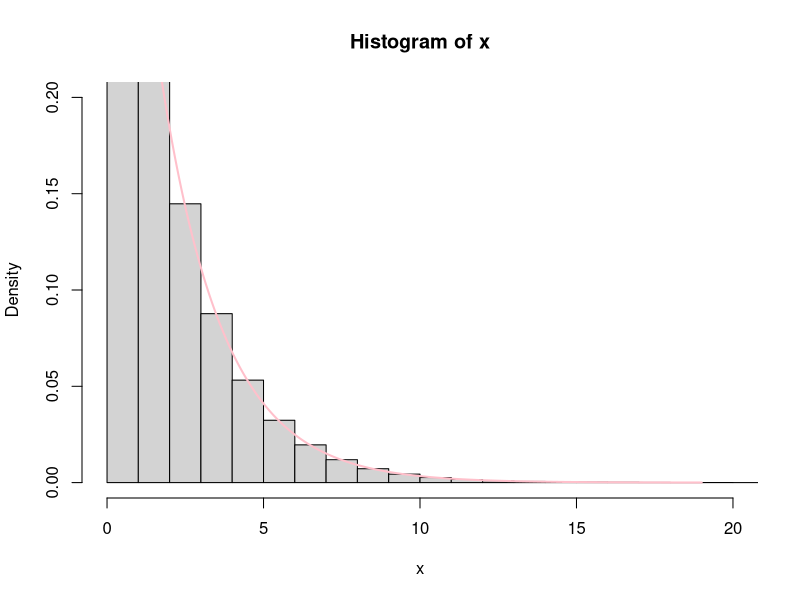
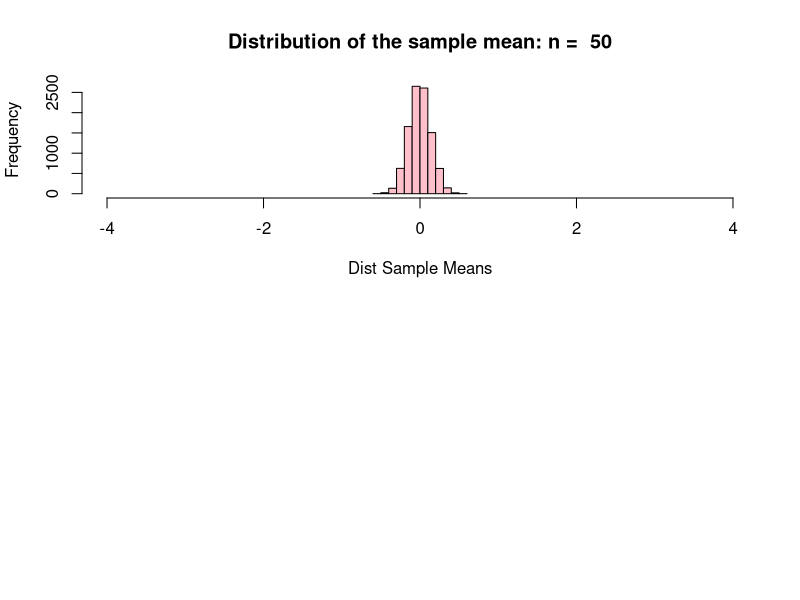

The R script that drew these images, in order:
## ---- chunk 1
knitr::opts_chunk$set(echo = TRUE)
## ---- chunk 2
x <- rchisq(10000000, df = 2)

hist(x, freq = FALSE, xlim = c(0, 20), ylim = c(0, 0.2))

curve(dchisq(x, df = 2), from = 0, to = 19, 
      n = 5000, col= 'pink', lwd=2, add = T)
## ---- chunk 3
mean(x) #mean of population
sd(x) #population variance

## ---- chunk 4
n1 = 50 # sample size per sample for 1st distribution
simulations = 10000 #number of samples and thus number of xbars we will generate.  
mu = 0 # mean parameter for use with normal distributions
sigma = 1 # standard deviation parameter for use with normal distributions
## ---- chunk 5
xbar_holder1 = numeric(simulations) # This will hold all the sample means for the distribution.

## ---- chunk 6
for (i in 1:simulations)
{ 
  sample1 = rnorm(n1,mean = mu, sd = sigma)
  xbar1 = mean(sample1)
  xbar_holder1[i] = xbar1
}
## ---- chunk 7
par(mfrow = c(2,1))
hist(xbar_holder1, col = "pink", main = paste("Distribution of the sample mean: n = ", n1), xlab = "Dist Sample Means", xlim = c(-4,4))

## ---- chunk 8
mean(xbar_holder1) #number summary and the mean
sd(xbar_holder1) # standard deviation of distribution

